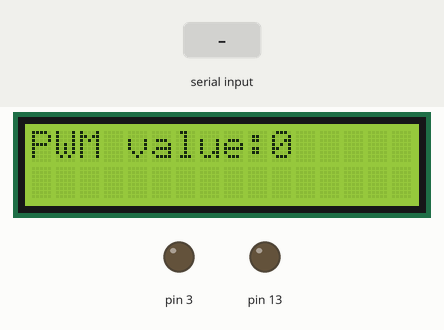
Recording of a sketch running on a simulated Arduino Uno, built with avr-gcc and run on an emulated ATmega328P. Parts: 16×2 character LCD, output pins drawn as LEDs (lit = HIGH). The test bench sets the inputs (shaded band).

Above: at 1.2 s.
1.3 s: "90,45\n" received over Serial
At 2.3 s:
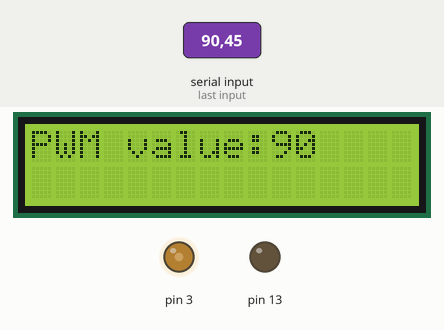
2.8 s: "30,150\n" received over Serial
At 3.4 s:
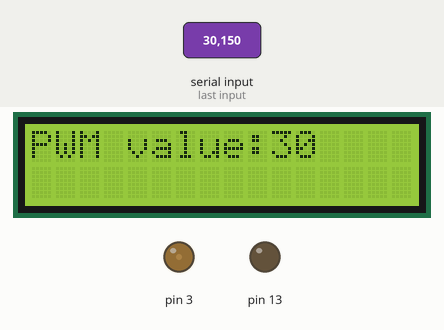
4.3 s: "200\n" received over Serial
At 4.6 s:
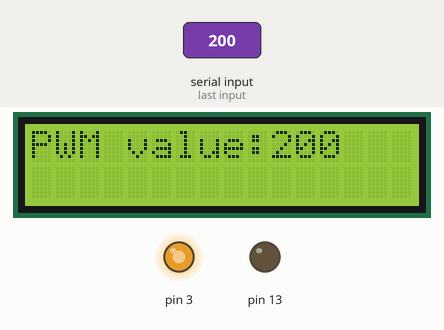
5.8 s: "90\n" received over Serial
At 7.0 s:
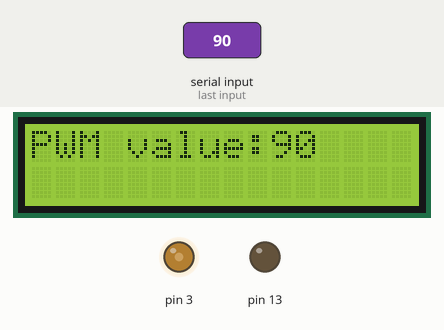
Timing chart, 0 to 8.3 s (numbered marks = the images above; inputs shaded):
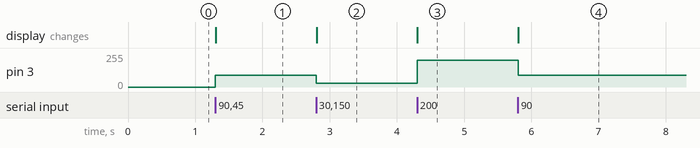

The sketch:

sketch_dec08a.ino
```cpp
#include<Wire.h>
#include<LiquidCrystal_I2C.h>
int i = 0, flag = 1;
long x;
char str[5], ch;
String num;
LiquidCrystal_I2C lcd(0x27, 16, 2);
void setup()
{
  TCCR2B = TCCR2B & B11111000 | B00000001;
  TCCR1B = TCCR1B & B11111000 | B00000001;
  pinMode(3, OUTPUT);
  pinMode(13, OUTPUT);
  digitalWrite(13, 0);
  lcd.init();
  lcd.backlight();
  lcd.clear();
  Serial.begin(115200);
  lcd.print("PWM value:");
}

void loop()
{
  if (Serial.available() > 0) {
    while (Serial.available() > 0)
    {
      ch = Serial.read();
      num += ch;

    }
    x = num.toInt();
  }
  else
  {
    num="";
    if (x >= 0 && x <= 255)
    {
      analogWrite(3, x);
      sprintf(str, "%-3d", x);
      lcd.setCursor(10, 0);
      lcd.print(str);
    }
  }


}
```

Measured:
- after the input at 1.3 s, pin 3: 0/255 → 90/255 at once; the display: changes at once (image 1)
- after the input at 2.8 s, pin 3: 90/255 → 30/255 at once; the display: changes at once (image 2)
- after the input at 4.3 s, pin 3: 30/255 → 200/255 at once; the display: changes at once (image 3)
- after the input at 5.8 s, pin 3: 200/255 → 90/255 at once; the display: changes at once (image 4)
